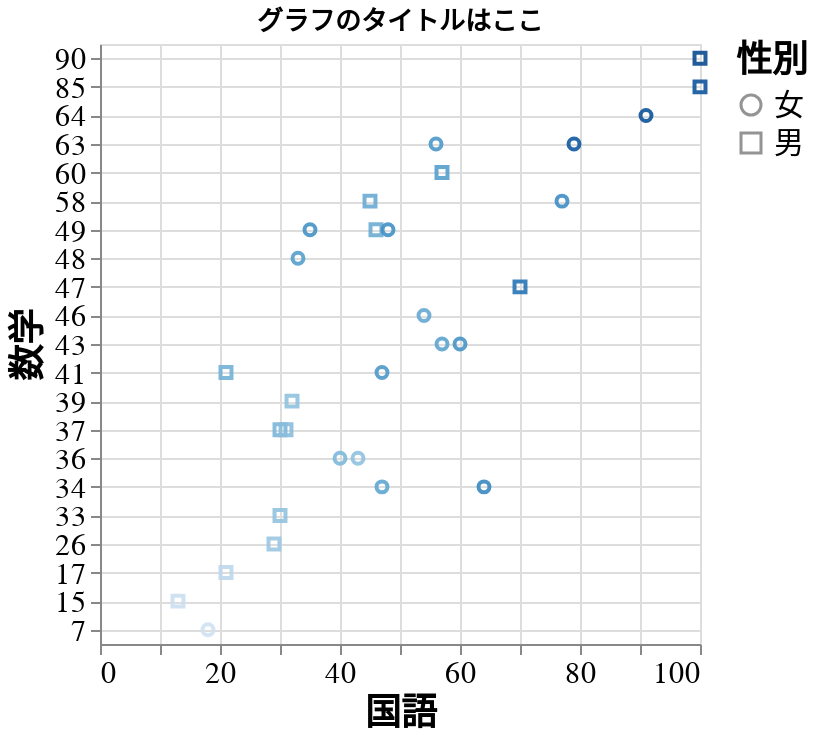

This figure's notebook cell:
### Markdown cell above
## 変数型の指定
Encoding  では、そのカラムの[変数の型](https://altair-viz.github.io/user_guide/encoding.html#encoding-data-types)を指定する必要があります。上記のように指定せずとも自動で補完されることもありますが、指定しないとエラーが発生することもあります。指定可能な変数の型は以下のとおりです。


|変数|``type=XXXX``|
|--|--|
|連続変数| quantitative |
|順序変数|ordinal|
|名義変数|nominal|
|時系列変数|temporal|
|地理的変数|geojson|

以下の例では"数学"の得点をあえて"順序変数"と指定することで得点の間隔が無視されています。またプロットの色を"社会"の得点とすることで得点の高低が色の濃淡によって表されています。

### Code cell
altair_chart_with_data_type = (
    alt.Chart(data=df)
    .mark_point(size=30, opacity=0.9, shape="triangle")
    .encode(
        x=alt.X("国語", type="quantitative"),
        y=alt.Y("数学", type="ordinal",sort="-y"), # sort で降順になるように並び替えました
        color=alt.Color("社会", type="quantitative", legend=None),
        shape=alt.Shape("性別", type="nominal"),
    )
    .properties(width=300, height=300, title="グラフのタイトルはここ")
)
altair_chart_with_data_type

### Figure 1 — Vega-Lite specification as saved in the notebook (floating-point values rounded to 4 significant figures)
{"config": {"axis": {"ticks": true, "grid": true, "labelFont": "Yu Gothic UI", "labelFontSize": 15, "labelAngle": 0, "titleFont": "Yu Gothic UI", "titleFontSize": 18}, "legend": {"labelFont": "Yu Gothic UI", "labelFontSize": 15, "labelAngle": 0, "titleFont": "Yu Gothic UI", "titleFontSize": 18, "titleAngle": 0}, "header": {"labelFont": "Yu Gothic UI", "labelFontSize": 20, "labelAngle": 0, "titleFont": "Yu Gothic UI", "titleFontSize": 25, "titleAngle": 0}, "mark": {"font": "Yu Gothic UI"}, "title": {"font": "Yu Gothic UI", "subtitleFont": "Yu Gothic UI"}, "view": {"width": 300, "height": 300}, "background": "white"}, "data": {"name": "data-84fa8bf75cf1b4016f3998f52cc793b2"}, "mark": {"type": "point", "opacity": 0.9, "shape": "triangle", "size": 30}, "encoding": {"color": {"field": "社会", "legend": null, "type": "quantitative"}, "shape": {"field": "性別", "type": "nominal"}, "x": {"field": "国語", "type": "quantitative"}, "y": {"field": "数学", "sort": "-y", "type": "ordinal"}}, "height": 300, "title": "グラフのタイトルはここ", "width": 300, "$schema": "https://vega.github.io/schema/vega-lite/v4.17.0.json", "datasets": {"data-84fa8bf75cf1b4016f3998f52cc793b2": [{"学生番号": "ID01", "国語": 18, "数学": 7, "理科": 15, "社会": 17, "英語": 11, "コース": "普通", "性別": "女"}, {"学生番号": "ID02", "国語": 47, "数学": 34, "理科": 49, "社会": 57, "英語": 80, "コース": "特進", "性別": "女"}, {"学生番号": "ID03", "国語": 32, "数学": 39, "理科": 41, "社会": 42, "英語": 42, "コース": "普通", "性別": "男"}, {"学生番号": "ID04", "国語": 64, "数学": 34, "理科": 68, "社会": 71, "英語": 54, "コース": "理数", "性別": "女"}, {"学生番号": "ID05", "国語": 21, "数学": 41, "理科": 45, "社会": 51, "英語": 47, "コース": "普通", "性別": "男"}, {"学生番号": "ID06", "国語": 47, "数学": 41, "理科": 56, "社会": 64, "英語": 75, "コース": "理数", "性別": "女"}, {"学生番号": "ID07", "国語": 77, "数学": 58, "理科": 60, "社会": 69, "英語": 74, "コース": "理数", "性別": "女"}, {"学生番号": "ID08", "国語": 70, "数学": 47, "理科": 74, "社会": 80, "英語": 46, "コース": "理数", "性別": "男"}, {"学生番号": "ID09", "国語": 57, "数学": 43, "理科": 49, "社会": 58, "英語": 40, "コース": "特進", "性別": "女"}, {"学生番号": "ID10", "国語": 33, "数学": 48, "理科": 53, "社会": 61, "英語": 76, "コース": "理数", "性別": "女"}, {"学生番号": "ID11", "国語": 45, "数学": 58, "理科": 47, "社会": 54, "英語": 45, "コース": "普通", "性別": "男"}, {"学生番号": "ID12", "国語": 35, "数学": 49, "理科": 51, "社会": 67, "英語": 46, "コース": "普通", "性別": "女"}, {"学生番号": "ID13", "国語": 30, "数学": 37, "理科": 41, "社会": 48, "英語": 48, "コース": "理数", "性別": "男"}, {"学生番号": "ID14", "国語": 46, "数学": 49, "理科": 50, "社会": 53, "英語": 50, "コース": "普通", "性別": "男"}, {"学生番号": "ID15", "国語": 79, "数学": 63, "理科": 96, "社会": 93, "英語": 88, "コース": "理数", "性別": "女"}, {"学生番号": "ID16", "国語": 60, "数学": 43, "理科": 58, "社会": 66, "英語": 56, "コース": "理数", "性別": "女"}, {"学生番号": "ID17", "国語": 43, "数学": 36, "理科": 36, "社会": 42, "英語": 47, "コース": "特進", "性別": "女"}, {"学生番号": "ID18", "国語": 31, "数学": 37, "理科": 40, "社会": 44, "英語": 55, "コース": "普通", "性別": "男"}, {"学生番号": "ID19", "国語": 91, "数学": 64, "理科": 84, "社会": 96, "英語": 96, "コース": "特進", "性別": "女"}, {"学生番号": "ID20", "国語": 100, "数学": 90, "理科": 100, "社会": 100, "英語": 100, "コース": "理数", "性別": "男"}, {"学生番号": "ID21", "国語": 48, "数学": 49, "理科": 57, "社会": 68, "英語": 44, "コース": "理数", "性別": "女"}, {"学生番号": "ID22", "国語": 56, "数学": 63, "理科": 55, "社会": 64, "英語": 45, "コース": "特進", "性別": "女"}, {"学生番号": "ID23", "国語": 29, "数学": 26, "理科": 36, "社会": 38, "英語": 32, "コース": "普通", "性別": "男"}, {"学生番号": "ID24", "国語": 100, "数学": 85, "理科": 90, "社会": 95, "英語": 100, "コース": "特進", "性別": "男"}, {"学生番号": "ID25", "国語": 30, "数学": 33, "理科": 37, "社会": 41, "英語": 35, "コース": "普通", "性別": "男"}, {"学生番号": "ID26", "国語": 13, "数学": 15, "理科": 20, "社会": 19, "英語": 24, "コース": "理数", "性別": "男"}, {"学生番号": "ID27", "国語": 21, "数学": 17, "理科": 24, "社会": 26, "英語": 15, "コース": "普通", "性別": "男"}, {"学生番号": "ID28", "国語": 57, "数学": 60, "理科": 58, "社会": 61, "英語": 43, "コース": "普通", "性別": "男"}, {"学生番号": "ID29", "国語": 40, "数学": 36, "理科": 42, "社会": 47, "英語": 45, "コース": "普通", "性別": "女"}, {"学生番号": "ID30", "国語": 54, "数学": 46, "理科": 47, "社会": 55, "英語": 47, "コース": "特進", "性別": "女"}]}}
